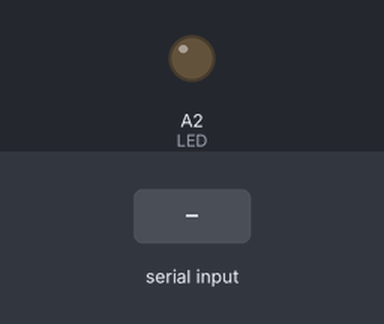
Recording of a sketch running on a simulated Arduino Uno, built with avr-gcc and run on an emulated ATmega328P. On the bench: output pins drawn as LEDs (lit = HIGH). Inputs (shaded band) come from the test bench.

Above: at 1.2 s.
1.3 s: "1" received over Serial
At 2.0 s:
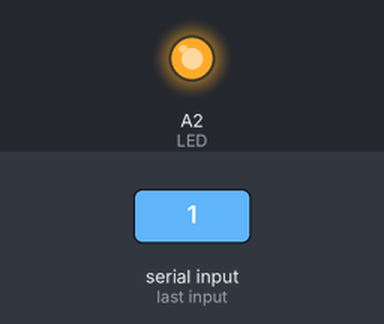
2.8 s: "0" received over Serial
At 3.1 s:
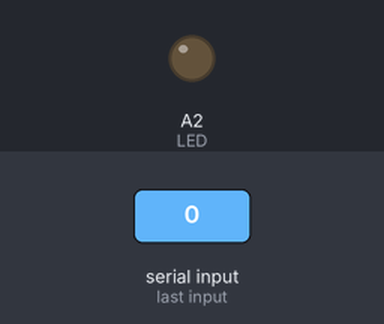
Timing chart, 0 to 5.8 s (numbered marks = the images above; inputs shaded):
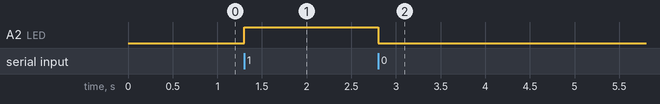

The sketch:

serial_communication_test.ino
```cpp
//시리얼통신으로 입력받은 값을 이용해서 LED를 제어
//1이라는 값이 입력되면 LED를 On
//0이 입력되면 LED를 Off
#define LED A2
char cmd;
void setup() {
  Serial.begin(9600);
  pinMode(LED,OUTPUT);
}

void loop() {
  if(Serial.available()>0){
    cmd = Serial.read();
    if(cmd=='1'){
      digitalWrite(LED,HIGH);
    }else if(cmd=='0'){
      digitalWrite(LED,LOW);
    }
  }
}
```

Measured:
- after the input at 1.3 s, A2 (LED): LOW → HIGH at once
- after the input at 2.8 s, A2 (LED): HIGH → LOW at once
